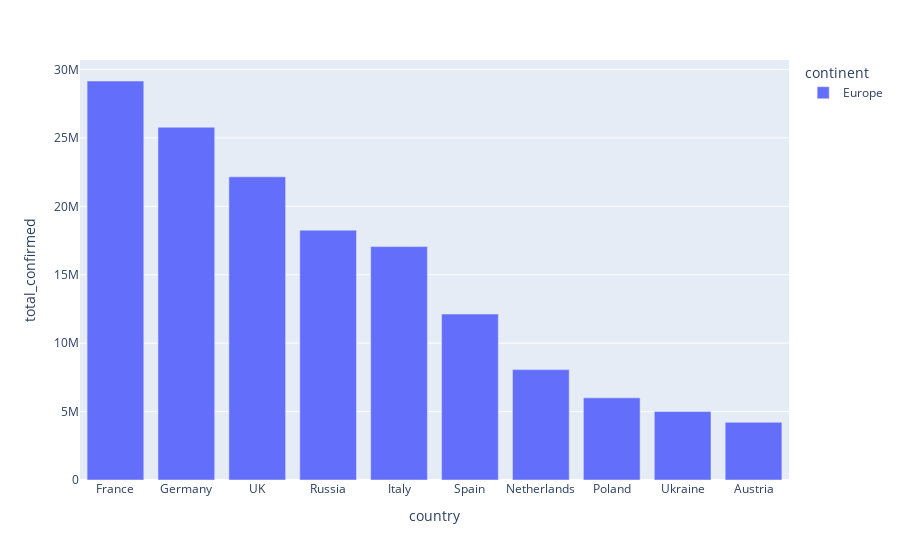

Here is the notebook cell this chart was saved with:
### Code cell
sorted_summary_europe

fig = px.bar(
    sorted_summary_europe.head(10),
    x ='country',
    y = 'total_confirmed',
    color='continent'
)

fig.show()

### Figure 1 — Plotly figure (JSON) as saved in the notebook; plotly's stock layout.template omitted (floating-point values rounded to 4 significant figures)
{"data": [{"hovertemplate": "continent=Europe<br>country=%{x}<br>total_confirmed=%{y}<extra></extra>", "legendgroup": "Europe", "marker": {"color": "#636efa", "pattern": {"shape": ""}}, "name": "Europe", "orientation": "v", "showlegend": true, "textposition": "auto", "type": "bar", "x": ["France", "Germany", "UK", "Russia", "Italy", "Spain", "Netherlands", "Poland", "Ukraine", "Austria"], "xaxis": "x", "y": [29160802, 25780226, 22159805, 18260293, 17057873, 12127122, 8067116, 6003436, 5006460, 4212492], "yaxis": "y"}], "layout": {"barmode": "relative", "legend": {"title": {"text": "continent"}, "tracegroupgap": 0}, "margin": {"t": 60}, "xaxis": {"anchor": "y", "domain": [0, 1], "title": {"text": "country"}}, "yaxis": {"anchor": "x", "domain": [0, 1], "title": {"text": "total_confirmed"}}}}
